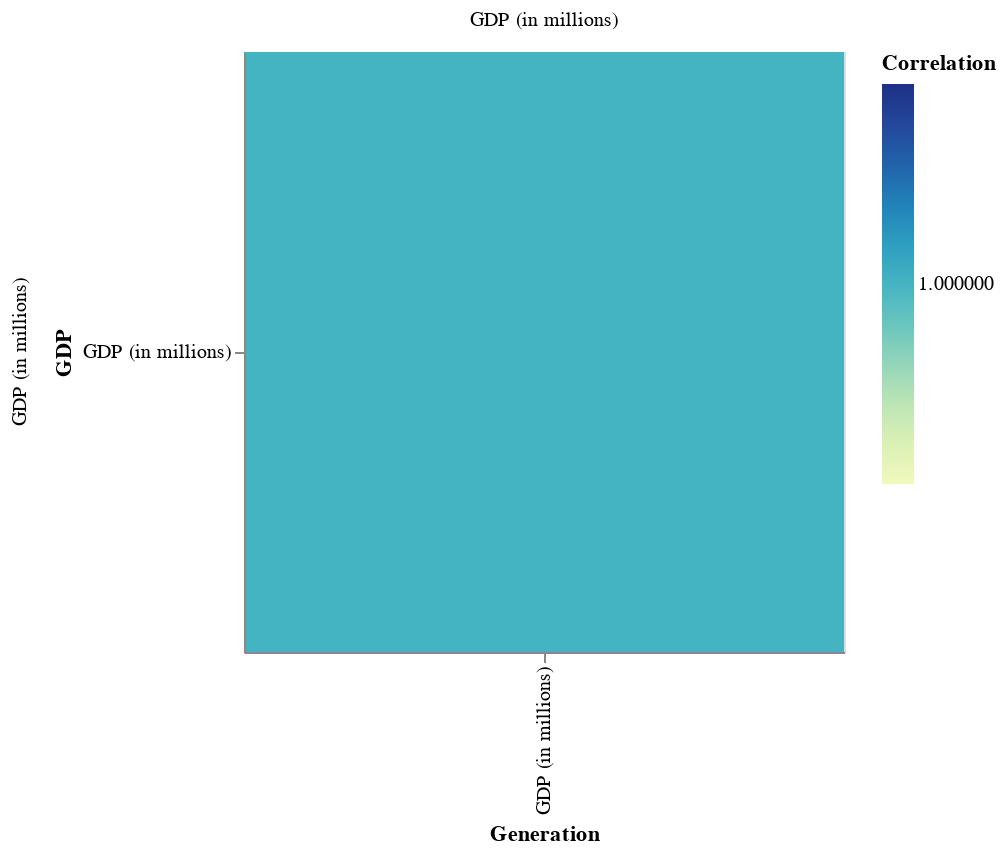

Notebook code for this chart:
### Code cell
heatmap

### Figure 1 — Vega-Lite specification as saved in the notebook (floating-point values rounded to 4 significant figures)
{"config": {"view": {"continuousWidth": 300, "continuousHeight": 300}}, "data": {"name": "data-dbd3800ae9c69a3583762d59c5f6767c"}, "facet": {"column": {"field": "GDP", "title": "", "type": "nominal"}, "row": {"field": "Generation", "title": "", "type": "nominal"}}, "spec": {"mark": {"type": "rect"}, "encoding": {"color": {"field": "Correlation", "type": "quantitative"}, "x": {"field": "Generation", "type": "nominal"}, "y": {"field": "GDP", "type": "nominal"}}, "height": 300, "width": 300}, "resolve": {"scale": {"x": "independent", "y": "independent"}}, "$schema": "https://vega.github.io/schema/vega-lite/v5.15.1.json", "datasets": {"data-dbd3800ae9c69a3583762d59c5f6767c": [{"Generation": "GDP (in millions)", "GDP": "GDP (in millions)", "Correlation": 1.0}]}}
